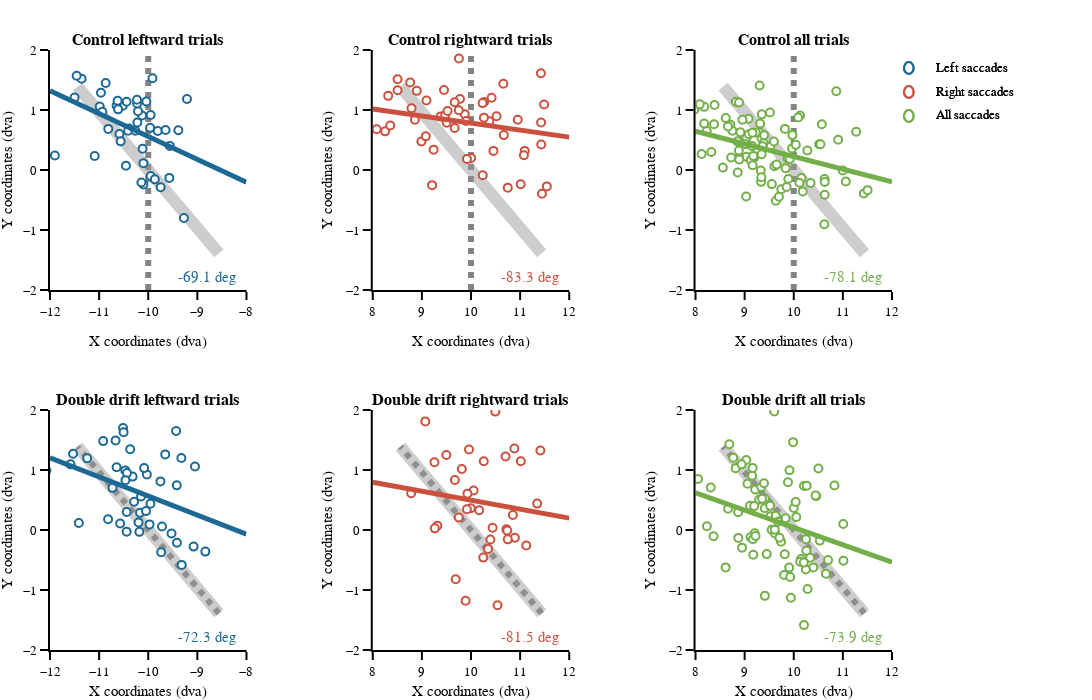

Source (notebook cell):
### Code cell
# figure specific settings
subplot_titles = ('<b>Control leftward trials<b>', '<b>Control rightward trials<b>', '<b>Control all trials<b>', 
                  '<b>Double drift leftward trials<b>', '<b>Double drift rightward trials<b>', '<b>Double drift all trials<b>',
                 )

# subplot settings
rows, cols = 2, 3
leg_mergin = 200
fig_height, fig_width = 350*rows, 350*cols+leg_mergin
column_widths,row_heights = [1,1,1],[1,1]
sb_specs = [[{},{},{}], [{},{},{}]]
fig = make_subplots(rows=rows, cols=cols, print_grid=False, vertical_spacing=0.2, horizontal_spacing=0.15, 
                    column_widths=column_widths, row_heights=row_heights, subplot_titles=subplot_titles)

sds = ['Left saccades', 'Right saccades', 'All saccades']
sd_cols = [colors_panel[1], colors_panel[7], colors_panel[4]]

x_legend = 1.05
y_legend_step = 0.04
y_legend_sd = 0.97
rad_leg = 0.02

# Perceived path
gabor_path, gabor_steps = 4, 10
df_cond = df_all.loc[(df_all.main_sac_trial == 1)]
for col in np.arange(cols):
    if col == 0: ctr_ext_motion = [-10, 0]
    elif col == 1: ctr_ext_motion = [10, 0]
    for row in np.arange(rows):
        if row == 0: ext_motion_ori = 0
        if row == 1: ext_motion_ori = df_cond.exp_mot_ori.mean()
        amp_from_ctr = np.linspace(-gabor_path/2, gabor_path/2, gabor_steps);
        gabor_ctrs = [ctr_ext_motion[0] + amp_from_ctr * np.cos(np.deg2rad(ext_motion_ori+90)), 
                      ctr_ext_motion[1] + amp_from_ctr * np.sin(np.deg2rad(ext_motion_ori+90))]
        fig.append_trace(go.Scatter(x=gabor_ctrs[0], y=gabor_ctrs[1], mode='lines', marker_color='rgba(100, 100, 100, 0.8)', 
                                    line_width=6, line_dash='dot'), row=row+1, col=col+1)
     
# # Show gabor path
for col in np.arange(cols):
    if col == 0: ctr_ext_motion = [-10, 0]
    elif col == 1: ctr_ext_motion = [10, 0]
    for row in np.arange(rows):
        amp_from_ctr = np.linspace(-gabor_path/2, gabor_path/2, gabor_steps);
        gabor_ctrs = [ctr_ext_motion[0] + amp_from_ctr * np.cos(np.deg2rad(ext_motion_ori+90)), 
                      ctr_ext_motion[1] + amp_from_ctr * np.sin(np.deg2rad(ext_motion_ori+90))]

        fig.append_trace(go.Scatter(x=gabor_ctrs[0], y=gabor_ctrs[1], mode='lines', marker_color='rgba(155, 155, 155, 0.5)', 
                                    line_width=12), row=row+1, col=col+1)

# Right / Left saccades
# ---------------------
ang_reg_all = np.zeros((2,3))
for row in np.arange(rows):
    if row == 0: trial_type = 1
    if row == 1: trial_type = 2
        
    for sd_num, sd in enumerate(sds):
        
        # plot
        if sd_num == 2:
            df_cond_left = df_all.loc[(df_all.main_sac_trial == 1) & (df_all.ext_mot_pos == 1) & (df_all.trial_type == trial_type)]
            df_cond_right = df_all.loc[(df_all.main_sac_trial == 1) & (df_all.ext_mot_pos == 2) & (df_all.trial_type == trial_type)]
            x = np.hstack((df_cond_left['sac_x_offset_trial']+20 , 
                           df_cond_right['sac_x_offset_trial']))
            y = np.hstack((df_cond_left['sac_y_offset_trial'],
                           df_cond_right['sac_y_offset_trial']))
        else:
            df_cond = df_all.loc[(df_all.main_sac_trial == 1) & (df_all.ext_mot_pos == sd_num+1) & (df_all.trial_type == trial_type)]
            x = df_cond['sac_x_offset_trial'] - df_cond['sac_x_onset_trial']
            y = df_cond['sac_y_offset_trial'] - df_cond['sac_x_onset_trial']
            
        fig.append_trace(go.Scatter(x=x, y=y,
                                    name=sd, mode='markers', marker_line_color=sd_cols[sd_num], 
                                    marker_size=8, marker_opacity=1, marker_color='white',
                                    marker_line_width=2, marker_symbol='circle'), row=row+1, col=sd_num+1)
    
        # Regression line
        if sd_num == 0:  x_reg, x_text = np.linspace(-8,-12,10), [-8.8] 
        else: x_reg, x_text = np.linspace(8,12,10), [11.2] 
        a,b = np.polyfit(x, y, 1)
        y_reg = a*x_reg+b
        fig.append_trace(go.Scatter(x=x_reg, y=y_reg, mode='lines', marker_color=sd_cols[sd_num], 
                                    line_width=5), row=row+1, col=sd_num+1)
    
        ang_reg = np.rad2deg(np.arctan((x_reg[0]-x_reg[-1])/(y_reg[0]-y_reg[-1])))
        ang_reg_all[row, sd_num] = ang_reg
        fig.append_trace(go.Scatter(x=x_text, y=[-1.8], mode="text", text="{:2.1f} deg".format(ang_reg),
                         textfont_color=sd_cols[sd_num], textfont_size=15), row=row+1, col=sd_num+1)
        
        # legend
        fig.add_annotation(xref='paper', yref='paper', x=x_legend, y=y_legend_sd - y_legend_step * sd_num, 
                           text=sd, showarrow=False, font_size = template_specs['axes_font_size'],xanchor = 'left', yanchor='middle')
        fig.add_shape(type='circle',xref='paper', yref='paper', line_color=sd_cols[sd_num], line_width=2, 
                      x0=x_legend - 0.03-  rad_leg / 3.5, y0=y_legend_sd - y_legend_step * sd_num - rad_leg / 2, 
                      x1=x_legend - 0.03 + rad_leg / 3.5, y1=y_legend_sd - y_legend_step * sd_num + rad_leg / 2)

# axes settings
for row in np.arange(rows):
    for col in np.arange(cols):
        if col==0: x_range = [-12,-8]
        else: x_range = [8,12]
        fig.update_xaxes(visible=True, ticklen=8, linewidth=template_specs['axes_width'], range=x_range, title='X coordinates (dva)', row=row+1, col=col+1)
        fig.update_yaxes(visible=True, ticklen=8, linewidth=template_specs['axes_width'], range=[-2,2], title='Y coordinates (dva)',row=row+1, col=col+1)
    
fig.layout.update(template=fig_template, width=fig_width, height=fig_height, margin_l=50, 
                  margin_r=leg_mergin, margin_t=50, margin_b=50, showlegend=False)
fig.show()
if not os.path.exists(fig_dir):os.mkdir(fig_dir)
fig.write_image('{}/{}_saccade_correlation.pdf'.format(fig_dir, subject))

### Figure 1 — Plotly figure (JSON) as saved in the notebook; plotly's stock layout.template omitted (floating-point values rounded to 4 significant figures)
{"data": [{"line": {"dash": "dot", "width": 6}, "marker": {"color": "rgba(100, 100, 100, 0.8)"}, "mode": "lines", "type": "scatter", "x": [-10, -10, -10, -10, -10, -10, -10, -10, -10, -10], "xaxis": "x", "y": [-2, -1.556, -1.111, -0.6667, -0.2222, 0.2222, 0.6667, 1.111, 1.556, 2], "yaxis": "y"}, {"line": {"dash": "dot", "width": 6}, "marker": {"color": "rgba(100, 100, 100, 0.8)"}, "mode": "lines", "type": "scatter", "x": [-8.561, -8.881, -9.201, -9.52, -9.84, -10.16, -10.48, -10.8, -11.12, -11.44], "xaxis": "x4", "y": [-1.389, -1.08, -0.7717, -0.463, -0.1543, 0.1543, 0.463, 0.7717, 1.08, 1.389], "yaxis": "y4"}, {"line": {"dash": "dot", "width": 6}, "marker": {"color": "rgba(100, 100, 100, 0.8)"}, "mode": "lines", "type": "scatter", "x": [10, 10, 10, 10, 10, 10, 10, 10, 10, 10], "xaxis": "x2", "y": [-2, -1.556, -1.111, -0.6667, -0.2222, 0.2222, 0.6667, 1.111, 1.556, 2], "yaxis": "y2"}, {"line": {"dash": "dot", "width": 6}, "marker": {"color": "rgba(100, 100, 100, 0.8)"}, "mode": "lines", "type": "scatter", "x": [11.44, 11.12, 10.8, 10.48, 10.16, 9.84, 9.52, 9.201, 8.881, 8.561], "xaxis": "x5", "y": [-1.389, -1.08, -0.7717, -0.463, -0.1543, 0.1543, 0.463, 0.7717, 1.08, 1.389], "yaxis": "y5"}, {"line": {"dash": "dot", "width": 6}, "marker": {"color": "rgba(100, 100, 100, 0.8)"}, "mode": "lines", "type": "scatter", "x": [10, 10, 10, 10, 10, 10, 10, 10, 10, 10], "xaxis": "x3", "y": [-2, -1.556, -1.111, -0.6667, -0.2222, 0.2222, 0.6667, 1.111, 1.556, 2], "yaxis": "y3"}, {"line": {"dash": "dot", "width": 6}, "marker": {"color": "rgba(100, 100, 100, 0.8)"}, "mode": "lines", "type": "scatter", "x": [11.44, 11.12, 10.8, 10.48, 10.16, 9.84, 9.52, 9.201, 8.881, 8.561], "xaxis": "x6", "y": [-1.389, -1.08, -0.7717, -0.463, -0.1543, 0.1543, 0.463, 0.7717, 1.08, 1.389], "yaxis": "y6"}, {"line": {"width": 12}, "marker": {"color": "rgba(155, 155, 155, 0.5)"}, "mode": "lines", "type": "scatter", "x": [-8.561, -8.881, -9.201, -9.52, -9.84, -10.16, -10.48, -10.8, -11.12, -11.44], "xaxis": "x", "y": [-1.389, -1.08, -0.7717, -0.463, -0.1543, 0.1543, 0.463, 0.7717, 1.08, 1.389], "yaxis": "y"}, {"line": {"width": 12}, "marker": {"color": "rgba(155, 155, 155, 0.5)"}, "mode": "lines", "type": "scatter", "x": [-8.561, -8.881, -9.201, -9.52, -9.84, -10.16, -10.48, -10.8, -11.12, -11.44], "xaxis": "x4", "y": [-1.389, -1.08, -0.7717, -0.463, -0.1543, 0.1543, 0.463, 0.7717, 1.08, 1.389], "yaxis": "y4"}, {"line": {"width": 12}, "marker": {"color": "rgba(155, 155, 155, 0.5)"}, "mode": "lines", "type": "scatter", "x": [11.44, 11.12, 10.8, 10.48, 10.16, 9.84, 9.52, 9.201, 8.881, 8.561], "xaxis": "x2", "y": [-1.389, -1.08, -0.7717, -0.463, -0.1543, 0.1543, 0.463, 0.7717, 1.08, 1.389], "yaxis": "y2"}, {"line": {"width": 12}, "marker": {"color": "rgba(155, 155, 155, 0.5)"}, "mode": "lines", "type": "scatter", "x": [11.44, 11.12, 10.8, 10.48, 10.16, 9.84, 9.52, 9.201, 8.881, 8.561], "xaxis": "x5", "y": [-1.389, -1.08, -0.7717, -0.463, -0.1543, 0.1543, 0.463, 0.7717, 1.08, 1.389], "yaxis": "y5"}, {"line": {"width": 12}, "marker": {"color": "rgba(155, 155, 155, 0.5)"}, "mode": "lines", "type": "scatter", "x": [11.44, 11.12, 10.8, 10.48, 10.16, 9.84, 9.52, 9.201, 8.881, 8.561], "xaxis": "x3", "y": [-1.389, -1.08, -0.7717, -0.463, -0.1543, 0.1543, 0.463, 0.7717, 1.08, 1.389], "yaxis": "y3"}, {"line": {"width": 12}, "marker": {"color": "rgba(155, 155, 155, 0.5)"}, "mode": "lines", "type": "scatter", "x": [11.44, 11.12, 10.8, 10.48, 10.16, 9.84, 9.52, 9.201, 8.881, 8.561], "xaxis": "x6", "y": [-1.389, -1.08, -0.7717, -0.463, -0.1543, 0.1543, 0.463, 0.7717, 1.08, 1.389], "yaxis": "y6"}, {"marker": {"color": "white", "line": {"color": "rgb(29, 105, 150)", "width": 2}, "opacity": 1, "size": 8, "symbol": "circle"}, "mode": "markers", "name": "Left saccades", "type": "scatter", "x": [-9.952, -10.45, -9.561, -9.914, -9.273, -9.571, -10.39, -10.22, -10.12, -9.807, -10.52, -10.1, -10.59, -11.36, -11.09, -10.1, -10.64, -9.952, -11.5, -11.46, -10.21, -10.23, -10.87, -11.9, -10.81, -10.96, -9.388, -10.56, -10.61, -10.04, -10.11, -9.211, -10.41, -9.748, -10.14, -9.647, -10.26, -9.865, -10.44, -10.23, -10.99, -10.62, -9.962, -10.93], "xaxis": "x", "y": [-0.1004, 0.07269, 0.4015, 1.53, -0.7996, -0.1315, 0.6923, 0.7927, 0.9069, 0.6508, 1.07, -0.2423, 0.5988, 1.52, 0.2319, 0.1142, 1.073, 0.9173, 1.208, 1.572, 0.9796, 1.108, 1.45, 0.2423, 0.6854, 1.288, 0.6612, 0.4777, 1.011, 1.142, 0.3531, 1.184, 0.6542, -0.2873, -0.2077, 0.6681, 0.6542, -0.1558, 1.139, 1.17, 1.059, 1.153, 0.7027, 0.9692], "yaxis": "y"}, {"line": {"width": 5}, "marker": {"color": "rgb(29, 105, 150)"}, "mode": "lines", "type": "scatter", "x": [-8, -8.444, -8.889, -9.333, -9.778, -10.22, -10.67, -11.11, -11.56, -12], "xaxis": "x", "y": [-0.2038, -0.03443, 0.1349, 0.3043, 0.4737, 0.643, 0.8124, 0.9818, 1.151, 1.321], "yaxis": "y"}, {"mode": "text", "text": "-69.1 deg", "textfont": {"color": "rgb(29, 105, 150)", "size": 15}, "type": "scatter", "x": [-8.8], "xaxis": "x", "y": [-1.8], "yaxis": "y"}, {"marker": {"color": "white", "line": {"color": "rgb(204, 80, 62)", "width": 2}, "opacity": 1, "size": 8, "symbol": "circle"}, "mode": "markers", "name": "Right saccades", "type": "scatter", "x": [10.0, 8.858, 10.46, 9.505, 7.903, 9.381, 8.252, 9.775, 9.45, 8.896, 9.872, 8.315, 9.474, 9.239, 10.27, 9.093, 10.66, 8.761, 10.37, 11.09, 9.751, 8.505, 10.24, 9.208, 10.75, 9.917, 9.668, 11.08, 9.9, 8.356, 11.54, 9.668, 9.523, 8.99, 8.505, 10.24, 11.66, 9.08, 10.67, 11.49, 11.44, 11.43, 10.42, 11.01, 9.755, 8.079, 10.95, 11.43, 10.52, 11.42, 8.789, 10.26], "xaxis": "x2", "y": [0.2008, 0.8377, 0.3185, 0.7892, 0.9035, 0.8896, 0.6438, 1.184, 1.333, 1.319, 0.9312, 1.236, 0.9173, 0.3392, 1.132, 1.16, 1.437, 1.457, 0.8135, 0.3185, 0.9969, 1.513, -0.08654, -0.2527, -0.2942, 0.1835, 1.128, 0.2458, 0.8169, 0.7408, -0.2735, 0.6992, 0.9831, 0.4742, 1.329, 1.115, 2.108, 0.5608, 0.5815, 1.09, -0.3946, 0.7927, 1.205, -0.2388, 1.859, 0.6785, 0.8377, 0.4258, 0.8965, 1.613, 1.028, 0.8723], "yaxis": "y2"}, {"line": {"width": 5}, "marker": {"color": "rgb(204, 80, 62)"}, "mode": "lines", "type": "scatter", "x": [8, 8.444, 8.889, 9.333, 9.778, 10.22, 10.67, 11.11, 11.56, 12], "xaxis": "x2", "y": [1.017, 0.9645, 0.9124, 0.8603, 0.8083, 0.7562, 0.7041, 0.652, 0.5999, 0.5478], "yaxis": "y2"}, {"mode": "text", "text": "-83.3 deg", "textfont": {"color": "rgb(204, 80, 62)", "size": 15}, "type": "scatter", "x": [11.2], "xaxis": "x2", "y": [-1.8], "yaxis": "y2"}, {"marker": {"color": "white", "line": {"color": "rgb(115, 175, 72)", "width": 2}, "opacity": 1, "size": 8, "symbol": "circle"}, "mode": "markers", "name": "All saccades", "type": "scatter", "x": [9.636, 9.03, 9.889, 9.515, 10.62, 10.34, 9.103, 9.186, 9.186, 9.605, 8.985, 9.698, 9.037, 8.175, 8.882, 9.553, 8.913, 9.522, 7.926, 7.978, 9.342, 9.297, 8.823, 8.123, 9.037, 8.615, 10.28, 9.124, 8.854, 9.397, 9.335, 9.965, 9.383, 10.18, 9.747, 9.875, 9.162, 10.16, 9.349, 9.228, 8.708, 9.079, 9.328, 8.75, 9.834, 8.322, 9.855, 8.889, 7.408, 9.087, 7.768, 9.021, 8.955, 8.228, 9.177, 7.747, 8.882, 8.858, 9.82, 8.661, 10.13, 8.387, 9.651, 10.63, 9.152, 8.086, 10.11, 9.339, 10.63, 9.917, 9.315, 10.63, 9.346, 8.377, 11.43, 9.363, 9.159, 8.557, 7.823, 9.595, 10.87, 8.727, 10.52, 10.9, 11.5, 11.27, 10.09, 11.06, 9.305, 8.176, 10.54, 11.0, 10.04, 10.57, 8.886, 9.973], "xaxis": "x3", "y": [-0.5123, -0.4431, -0.1488, 0.9588, -0.9035, -0.2181, 0.1904, 0.2008, 0.2181, 0.06231, 0.5712, -0.4465, 0.2215, 1.052, 0.2042, -0.2354, 0.63, 0.3912, 0.6335, 1.007, 0.5296, 0.63, 1.139, 0.2665, 0.5365, 0.8654, 0.3254, 0.1627, 0.4777, 0.5781, -0.1973, 0.36, 0.4465, -0.3565, -0.3219, 0.1904, 0.07962, -0.135, 0.9277, 0.6265, 0.7546, 0.855, -0.006923, 0.6542, 0.03115, 0.3012, -0.2838, 0.1731, 0.4085, 0.5954, 0.1592, 0.4292, 0.8377, 0.6508, 0.2354, 0.6681, 0.3254, -0.04154, 0.6854, 0.7269, 0.9069, 1.083, 0.09, -0.1488, 0.3981, 1.094, -0.2112, -0.1212, -0.4119, 0.1835, 0.7754, -0.2008, 0.2631, 0.7615, -0.3912, 0.3946, 0.6196, 0.04154, 0.6473, 0.4742, 1.312, 0.2077, 0.4292, 0.5054, -0.3358, 0.6369, 0.8758, -0.1904, 1.409, 0.7754, 0.4292, -0.006923, 0.4188, 0.7615, 1.125, 0.5815], "yaxis": "y3"}, {"line": {"width": 5}, "marker": {"color": "rgb(115, 175, 72)"}, "mode": "lines", "type": "scatter", "x": [8, 8.444, 8.889, 9.333, 9.778, 10.22, 10.67, 11.11, 11.56, 12], "xaxis": "x3", "y": [0.6459, 0.5524, 0.4588, 0.3652, 0.2717, 0.1781, 0.08451, -0.009058, -0.1026, -0.1962], "yaxis": "y3"}, {"mode": "text", "text": "-78.1 deg", "textfont": {"color": "rgb(115, 175, 72)", "size": 15}, "type": "scatter", "x": [11.2], "xaxis": "x3", "y": [-1.8], "yaxis": "y3"}, {"marker": {"color": "white", "line": {"color": "rgb(29, 105, 150)", "width": 2}, "opacity": 1, "size": 8, "symbol": "circle"}, "mode": "markers", "name": "Left saccades", "type": "scatter", "x": [-9.72, -10.82, -10.44, -10.73, -10.03, -11.41, -10.18, -10.17, -9.318, -10.51, -10.92, -10.5, -10.44, -9.433, -11.58, -10.37, -9.526, -9.325, -9.654, -10.2, -10.64, -8.837, -9.751, -9.415, -10.66, -10.32, -11.53, -9.973, -9.955, -10.47, -9.048, -10.15, -10.43, -10.29, -9.076, -10.05, -10.08, -12.07, -9.419, -10.57, -9.737, -10.46, -11.24], "xaxis": "x4", "y": [0.05885, 0.18, -0.02769, 0.7027, 0.9242, 0.1177, -0.03115, 0.2873, -0.5815, 1.7, 1.482, 1.63, 0.3012, 1.651, 1.094, 1.347, -0.05885, 1.201, 1.26, 0.1246, 1.045, -0.36, 0.81, -0.2112, 1.492, 0.8896, 1.27, 0.09346, 0.4362, 0.9935, 1.059, 0.5573, 0.9485, 0.4708, -0.2769, 0.315, 1.032, 0.99, 0.7442, 0.1073, -0.3704, 0.8308, 1.194], "yaxis": "y4"}, {"line": {"width": 5}, "marker": {"color": "rgb(29, 105, 150)"}, "mode": "lines", "type": "scatter", "x": [-8, -8.444, -8.889, -9.333, -9.778, -10.22, -10.67, -11.11, -11.56, -12], "xaxis": "x4", "y": [-0.06885, 0.07262, 0.2141, 0.3555, 0.497, 0.6385, 0.7799, 0.9214, 1.063, 1.204], "yaxis": "y4"}, {"mode": "text", "text": "-72.3 deg", "textfont": {"color": "rgb(29, 105, 150)", "size": 15}, "type": "scatter", "x": [-8.8], "xaxis": "x4", "y": [-1.8], "yaxis": "y4"}, {"marker": {"color": "white", "line": {"color": "rgb(204, 80, 62)", "width": 2}, "opacity": 1, "size": 8, "symbol": "circle"}, "mode": "markers", "name": "Right saccades", "type": "scatter", "x": [9.689, 9.315, 10.05, 10.39, 10.26, 10.25, 9.069, 10.89, 10.85, 10.17, 9.263, 11.13, 9.813, 9.928, 11.41, 10.5, 9.89, 10.54, 10.75, 10.35, 10.88, 11.35, 9.498, 9.256, 9.672, 9.997, 10.44, 8.782, 9.959, 9.751, 9.917, 9.734, 10.7, 11.01, 10.72, 10.74], "xaxis": "x5", "y": [-0.8204, 0.07269, 0.6577, -0.1592, 1.146, -0.4604, 1.81, -0.1281, 0.2492, 0.3288, 0.02769, -0.2596, 1.018, 0.6058, 1.326, 1.973, -1.18, -1.253, -0.1558, -0.315, 1.357, 0.4396, 1.25, 1.128, 0.8342, 0.3635, 0.03808, 0.6127, 1.343, 0.2077, 0.3462, 2.108, 1.225, 1.146, 0.01385, -0.01038], "yaxis": "y5"}, {"line": {"width": 5}, "marker": {"color": "rgb(204, 80, 62)"}, "mode": "lines", "type": "scatter", "x": [8, 8.444, 8.889, 9.333, 9.778, 10.22, 10.67, 11.11, 11.56, 12], "xaxis": "x5", "y": [0.7972, 0.7307, 0.6642, 0.5976, 0.5311, 0.4645, 0.398, 0.3314, 0.2649, 0.1984], "yaxis": "y5"}, {"mode": "text", "text": "-81.5 deg", "textfont": {"color": "rgb(204, 80, 62)", "size": 15}, "type": "scatter", "x": [11.2], "xaxis": "x5", "y": [-1.8], "yaxis": "y5"}, {"marker": {"color": "white", "line": {"color": "rgb(115, 175, 72)", "width": 2}, "opacity": 1, "size": 8, "symbol": "circle"}, "mode": "markers", "name": "All saccades", "type": "scatter", "x": [9.816, 8.871, 9.176, 8.868, 9.411, 8.366, 9.449, 9.55, 10.28, 8.816, 8.31, 9.034, 9.203, 9.913, 7.864, 9.058, 9.906, 10.21, 9.882, 9.619, 8.663, 11.01, 9.643, 10.33, 8.937, 9.297, 8.051, 9.74, 9.612, 9.214, 10.46, 9.525, 9.335, 9.12, 10.7, 9.833, 9.411, 7.4, 10.05, 9.169, 10.15, 9.11, 8.767, 9.412, 8.948, 9.633, 9.803, 9.519, 9.928, 8.688, 10.4, 10.26, 9.71, 8.612, 10.65, 9.194, 9.222, 10.83, 9.987, 9.942, 10.21, 10.25, 10.13, 10.26, 11.01, 9.152, 9.163, 9.357, 10.0, 10.25, 8.232, 9.395, 9.682, 10.04, 9.602, 10.5, 10.44, 10.53, 10.2], "xaxis": "x6", "y": [-0.405, -0.1315, -0.4119, 0.2977, 0.3635, -0.1038, -0.4015, 0.003462, -0.9831, 1.028, 0.7096, 1.167, -0.05538, 0.9969, 0.54, 0.7719, -0.6265, 0.7338, 0.7962, -0.05885, 0.3531, -0.5123, 0.2042, -0.4638, 1.094, 0.5054, 0.8515, -0.1938, 0.003462, 0.675, 0.5642, 0.2285, 0.7165, -0.1212, -0.5019, 0.1938, 0.5262, 0.4638, 0.2146, -0.1523, -0.4846, 0.405, 1.205, -1.097, -0.2942, 0.2388, -0.7512, 0.405, -0.7823, 1.43, -0.6231, -0.3462, -0.1281, -0.6231, -0.7304, 0.3981, -0.1004, 0.7408, 1.464, -1.128, -1.585, -0.6577, -0.5296, 0.7373, 0.1004, 0.9035, 1.035, 0.5192, 0.3669, -0.1523, 0.06231, 0.7788, 0.1385, 0.4673, 1.977, 1.025, 0.5746, -0.1765, -0.5435], "yaxis": "y6"}, {"line": {"width": 5}, "marker": {"color": "rgb(115, 175, 72)"}, "mode": "lines", "type": "scatter", "x": [8, 8.444, 8.889, 9.333, 9.778, 10.22, 10.67, 11.11, 11.56, 12], "xaxis": "x6", "y": [0.621, 0.4925, 0.3639, 0.2354, 0.1068, -0.02177, -0.1503, -0.2789, -0.4075, -0.536], "yaxis": "y6"}, {"mode": "text", "text": "-73.9 deg", "textfont": {"color": "rgb(115, 175, 72)", "size": 15}, "type": "scatter", "x": [11.2], "xaxis": "x6", "y": [-1.8], "yaxis": "y6"}], "layout": {"annotations": [{"font": {"size": 16}, "showarrow": false, "text": "<b>Control leftward trials<b>", "x": 0.1167, "xanchor": "center", "xref": "paper", "y": 1, "yanchor": "bottom", "yref": "paper"}, {"font": {"size": 16}, "showarrow": false, "text": "<b>Control rightward trials<b>", "x": 0.5, "xanchor": "center", "xref": "paper", "y": 1, "yanchor": "bottom", "yref": "paper"}, {"font": {"size": 16}, "showarrow": false, "text": "<b>Control all trials<b>", "x": 0.8833, "xanchor": "center", "xref": "paper", "y": 1, "yanchor": "bottom", "yref": "paper"}, {"font": {"size": 16}, "showarrow": false, "text": "<b>Double drift leftward trials<b>", "x": 0.1167, "xanchor": "center", "xref": "paper", "y": 0.4, "yanchor": "bottom", "yref": "paper"}, {"font": {"size": 16}, "showarrow": false, "text": "<b>Double drift rightward trials<b>", "x": 0.5, "xanchor": "center", "xref": "paper", "y": 0.4, "yanchor": "bottom", "yref": "paper"}, {"font": {"size": 16}, "showarrow": false, "text": "<b>Double drift all trials<b>", "x": 0.8833, "xanchor": "center", "xref": "paper", "y": 0.4, "yanchor": "bottom", "yref": "paper"}, {"font": {"size": 13}, "showarrow": false, "text": "Left saccades", "x": 1.05, "xanchor": "left", "xref": "paper", "y": 0.97, "yanchor": "middle", "yref": "paper"}, {"font": {"size": 13}, "showarrow": false, "text": "Right saccades", "x": 1.05, "xanchor": "left", "xref": "paper", "y": 0.93, "yanchor": "middle", "yref": "paper"}, {"font": {"size": 13}, "showarrow": false, "text": "All saccades", "x": 1.05, "xanchor": "left", "xref": "paper", "y": 0.89, "yanchor": "middle", "yref": "paper"}, {"font": {"size": 13}, "showarrow": false, "text": "Left saccades", "x": 1.05, "xanchor": "left", "xref": "paper", "y": 0.97, "yanchor": "middle", "yref": "paper"}, {"font": {"size": 13}, "showarrow": false, "text": "Right saccades", "x": 1.05, "xanchor": "left", "xref": "paper", "y": 0.93, "yanchor": "middle", "yref": "paper"}, {"font": {"size": 13}, "showarrow": false, "text": "All saccades", "x": 1.05, "xanchor": "left", "xref": "paper", "y": 0.89, "yanchor": "middle", "yref": "paper"}], "height": 700, "margin": {"b": 50, "l": 50, "r": 200, "t": 50}, "shapes": [{"line": {"color": "rgb(29, 105, 150)", "width": 2}, "type": "circle", "x0": 1.014, "x1": 1.026, "xref": "paper", "y0": 0.96, "y1": 0.98, "yref": "paper"}, {"line": {"color": "rgb(204, 80, 62)", "width": 2}, "type": "circle", "x0": 1.014, "x1": 1.026, "xref": "paper", "y0": 0.92, "y1": 0.94, "yref": "paper"}, {"line": {"color": "rgb(115, 175, 72)", "width": 2}, "type": "circle", "x0": 1.014, "x1": 1.026, "xref": "paper", "y0": 0.88, "y1": 0.9, "yref": "paper"}, {"line": {"color": "rgb(29, 105, 150)", "width": 2}, "type": "circle", "x0": 1.014, "x1": 1.026, "xref": "paper", "y0": 0.96, "y1": 0.98, "yref": "paper"}, {"line": {"color": "rgb(204, 80, 62)", "width": 2}, "type": "circle", "x0": 1.014, "x1": 1.026, "xref": "paper", "y0": 0.92, "y1": 0.94, "yref": "paper"}, {"line": {"color": "rgb(115, 175, 72)", "width": 2}, "type": "circle", "x0": 1.014, "x1": 1.026, "xref": "paper", "y0": 0.88, "y1": 0.9, "yref": "paper"}], "showlegend": false, "width": 1250, "xaxis": {"anchor": "y", "domain": [0, 0.2333], "linewidth": 2, "range": [-12, -8], "ticklen": 8, "title": {"text": "X coordinates (dva)"}, "type": "linear", "visible": true}, "xaxis2": {"anchor": "y2", "domain": [0.3833, 0.6167], "linewidth": 2, "range": [8, 12], "ticklen": 8, "title": {"text": "X coordinates (dva)"}, "type": "linear", "visible": true}, "xaxis3": {"anchor": "y3", "domain": [0.7667, 1.0], "linewidth": 2, "range": [8, 12], "ticklen": 8, "title": {"text": "X coordinates (dva)"}, "type": "linear", "visible": true}, "xaxis4": {"anchor": "y4", "domain": [0, 0.2333], "linewidth": 2, "range": [-12, -8], "ticklen": 8, "title": {"text": "X coordinates (dva)"}, "type": "linear", "visible": true}, "xaxis5": {"anchor": "y5", "domain": [0.3833, 0.6167], "linewidth": 2, "range": [8, 12], "ticklen": 8, "title": {"text": "X coordinates (dva)"}, "type": "linear", "visible": true}, "xaxis6": {"anchor": "y6", "domain": [0.7667, 1.0], "linewidth": 2, "range": [8, 12], "ticklen": 8, "title": {"text": "X coordinates (dva)"}, "type": "linear", "visible": true}, "yaxis": {"anchor": "x", "domain": [0.6, 1], "linewidth": 2, "range": [-2, 2], "ticklen": 8, "title": {"text": "Y coordinates (dva)"}, "type": "linear", "visible": true}, "yaxis2": {"anchor": "x2", "domain": [0.6, 1], "linewidth": 2, "range": [-2, 2], "ticklen": 8, "title": {"text": "Y coordinates (dva)"}, "type": "linear", "visible": true}, "yaxis3": {"anchor": "x3", "domain": [0.6, 1], "linewidth": 2, "range": [-2, 2], "ticklen": 8, "title": {"text": "Y coordinates (dva)"}, "type": "linear", "visible": true}, "yaxis4": {"anchor": "x4", "domain": [0, 0.4], "linewidth": 2, "range": [-2, 2], "ticklen": 8, "title": {"text": "Y coordinates (dva)"}, "type": "linear", "visible": true}, "yaxis5": {"anchor": "x5", "domain": [0, 0.4], "linewidth": 2, "range": [-2, 2], "ticklen": 8, "title": {"text": "Y coordinates (dva)"}, "type": "linear", "visible": true}, "yaxis6": {"anchor": "x6", "domain": [0, 0.4], "linewidth": 2, "range": [-2, 2], "ticklen": 8, "title": {"text": "Y coordinates (dva)"}, "type": "linear", "visible": true}}}
